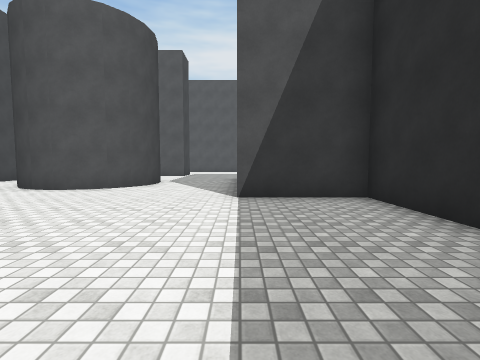
view 1 (above)

24 first-person views from a walk through a scene from a Unity 3-D project. The camera is 1.3 m above the floor, tilts 4° down and sees 85° across. The floor is counted in squares, 2 m on a side. Each view is taken from the middle of a square. On the plan, view 1 faces up. The plan holds only what a view shows up to about 9 squares ahead; the rest is blank. The player character is not drawn. Surface patterns are stand-ins for the level's own textures.

view 2
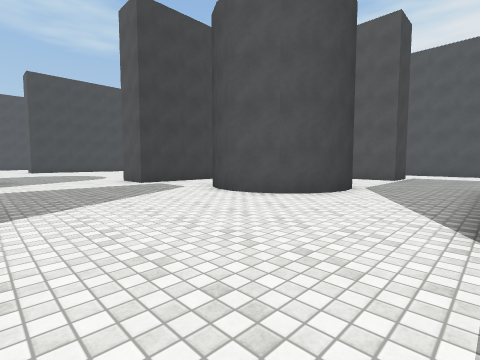

view 3
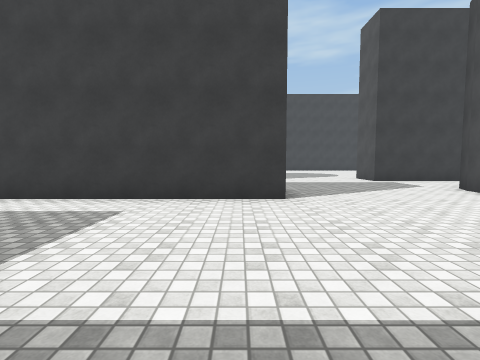

view 4
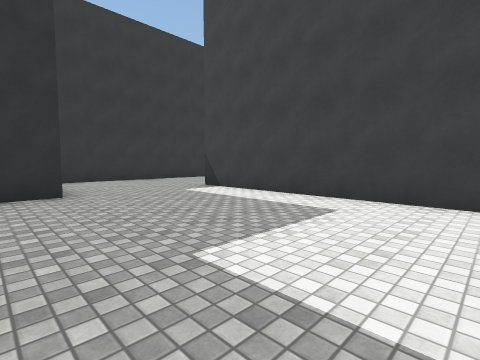

view 5
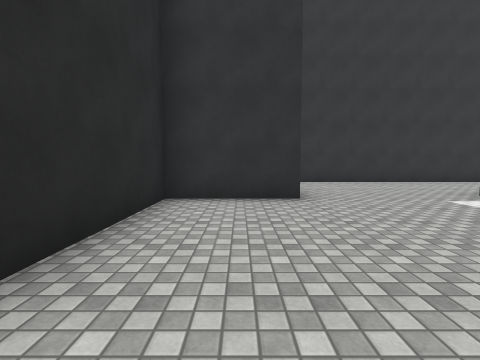

view 6
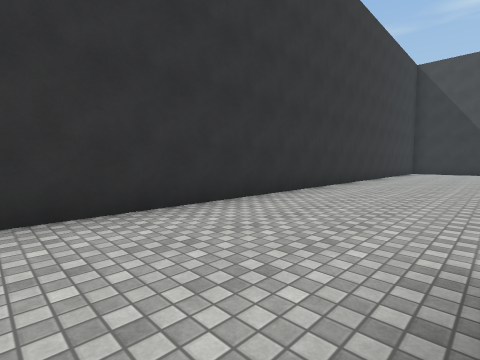

view 7
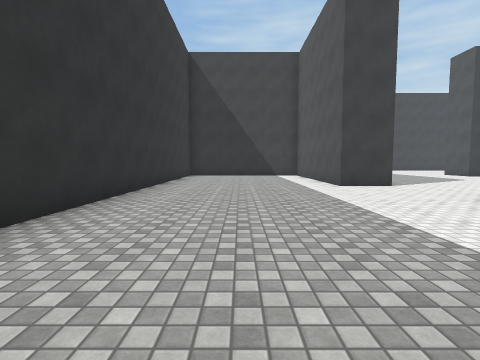

view 8
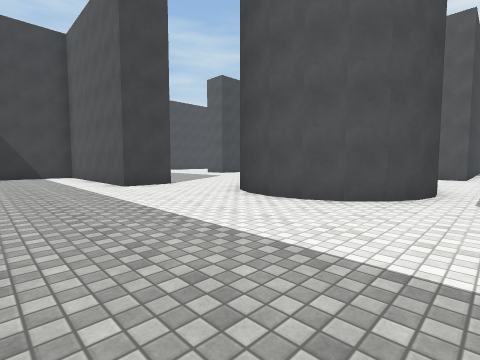

view 9
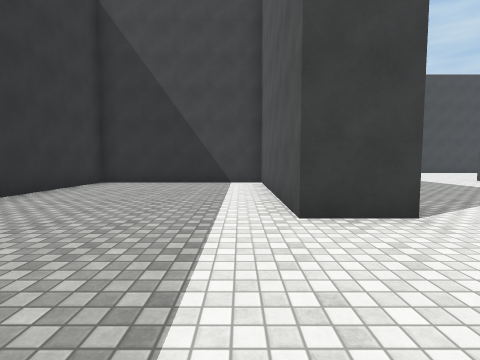

view 10
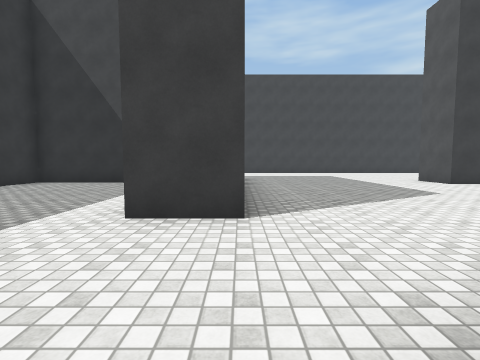

view 11
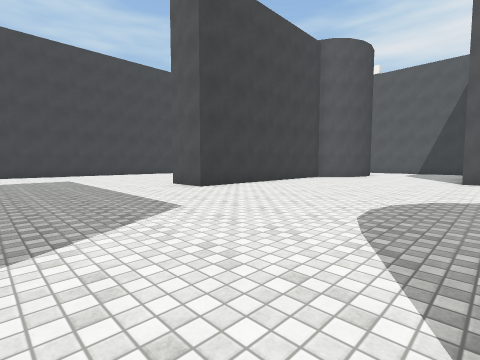

view 12
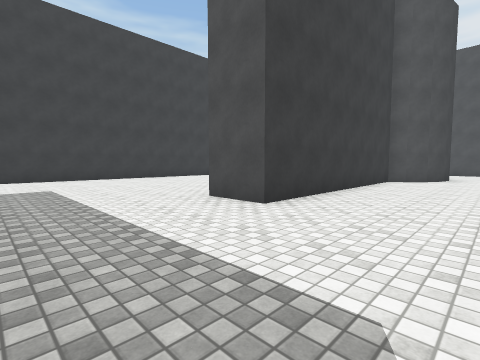

view 13
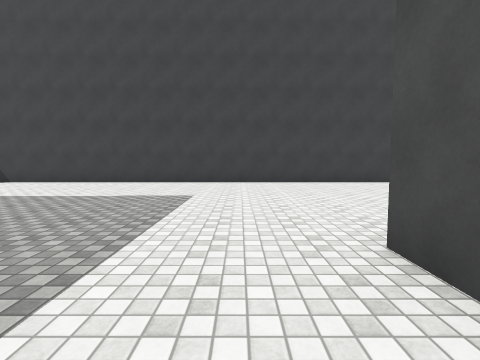

view 14
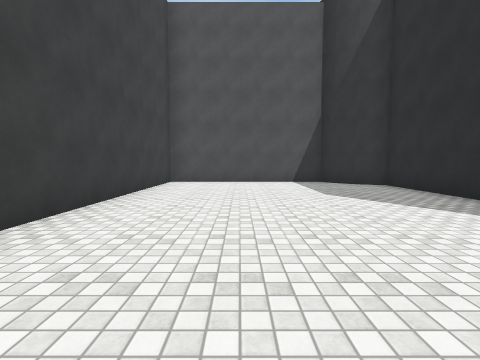

view 15
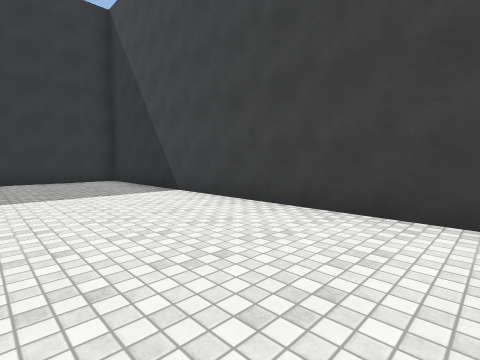

view 16
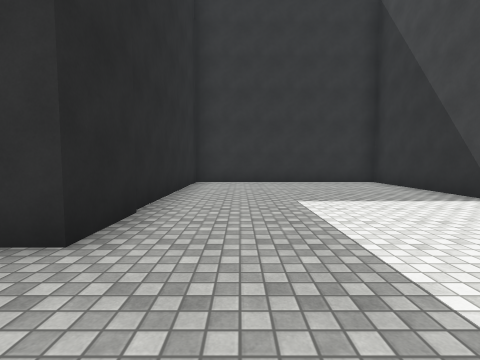

view 17
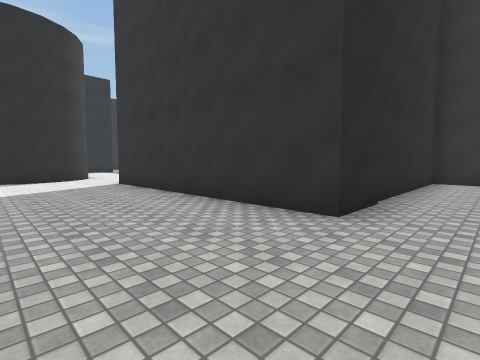

view 18
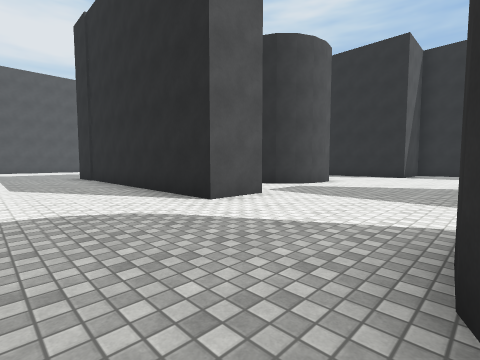

view 19
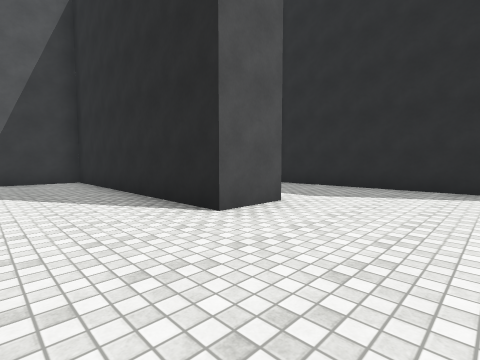

view 20
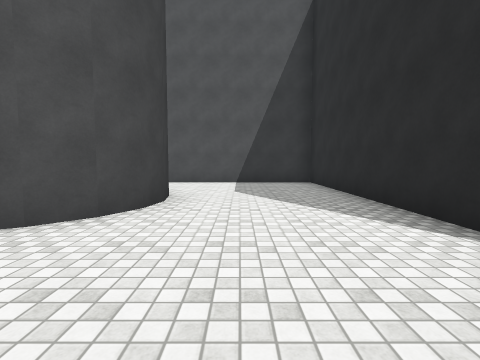

view 21
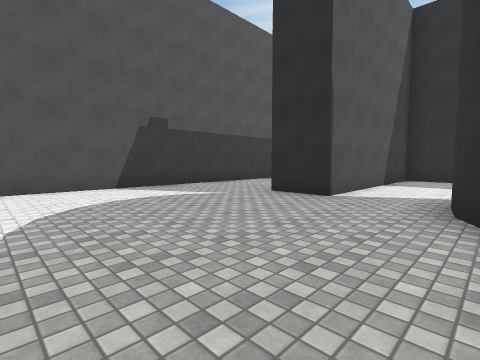

view 22
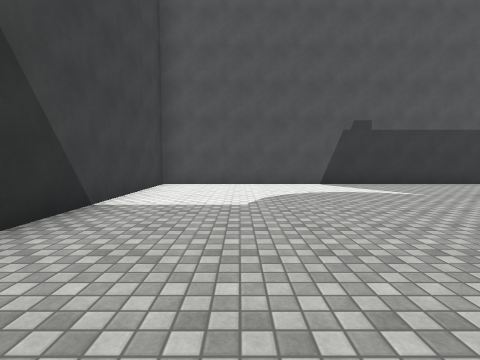

view 23
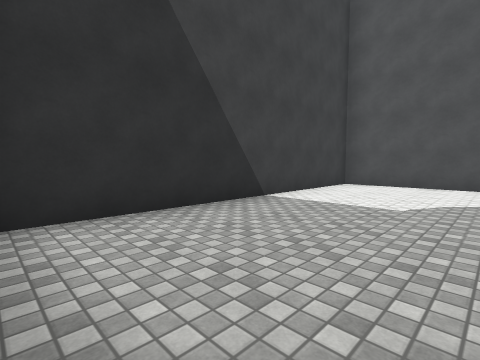

view 24
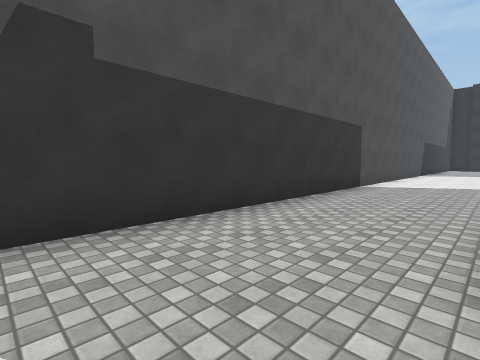

### Floor plan
Points are (right, up) in squares from view 1. A wall is a line through its corners. A room is listed if a view was taken in it or the views show most of it. See-through windows are left out.
Room 1 (views 1, 2, 3, 4, 5, 6, 7, 8, 9, 10, 11, 12, 13, 14, 15, 16, 17, 18, 19, 20, 21, 22, 23, 24)
walls: (-12.4, 9.6) (-13.8, 9.6) (-13.8, 16.3) (-19.3, 16.3) (-19.3, 17.8); (-10.7, 2.1) (-9.8, 2.2); (-7.8, 9.1) (-7.8, 5.5) (-9.2, 5.5) (-9.2, 12); (-19.9, 7.4) (-19.9, 10.2) (-20.7, 10.6) (-21.1, 11) (-21.4, 11.5) (-26.2, 11.5) (-26.3, -8.3) (-20.7, -8.3) (-20.7, -2) (-14, -2) (-14, -3.3) (-19.2, -3.3) (-19.2, -8.3) (-0.8, -8.3); (-11.8, -1.2) (-12.1, -0.5) (-12.2, 0.1) (-12, 0.7); (-7.9, 0.6) (-7.8, -0.1) (-8, -0.7) (-8.3, -1.3) (-8.8, -1.8) (-9.4, -2) (-10.1, -2.1) (-10.8, -2) (-11.4, -1.6); (-17.4, 13) (-17.2, 12.3) (-17.4, 11.6) (-17.7, 11) (-18.1, 10.6) (-18.6, 10.3) (-18.6, 4.1) (-20, 4.1); (-3.5, 1.8) (-3.5, -4.9); (-2.6, 8.5) (-2.4, 7.8) (-2.5, 7.3) (-2.8, 6.7) (-3.2, 6.3) (-3.7, 6.1) (-4.3, 6) (-4.8, 6.1) (-5.4, 6.3) (-5.8, 6.7) (-6, 7.2); (-20.5, 14.1) (-20.1, 14.4) (-19.3, 14.5); (-10.8, 20.6) (-26.2, 20.6) (-26.2, 13.1); (2.3, 2.5) (2.3, 4.7) (-0.1, 4.7); (-0.1, -4.6) (2.3, -4.6) (2.3, -1.4)

Positions as (right, up) in squares from view 1, and headings:
1: (0, 0), facing up
2: (0, 2), facing up-left
3: (1, 1), facing left
4: (1, 1), facing down-left
5: (1, 0), facing down
6: (-3, -5), facing down-left
7: (-7, -6), facing left
8: (-7, -6), facing up-left
9: (-11, -4), facing left
10: (-11, -2), facing left
11: (-13, 0), facing up-left
12: (-16, 1), facing up-left
13: (-18, 3), facing left
14: (-24, 3), facing up
15: (-23, 1), facing down-left
16: (-22, 0), facing down
17: (-22, 1), facing down-right
18: (-12, 2), facing up-right
19: (-16, 7), facing up-right
20: (-16, 8), facing up
21: (-24, 14), facing up-right
22: (-24, 13), facing up
23: (-23, 13), facing up-left
24: (-21, 18), facing up-right
